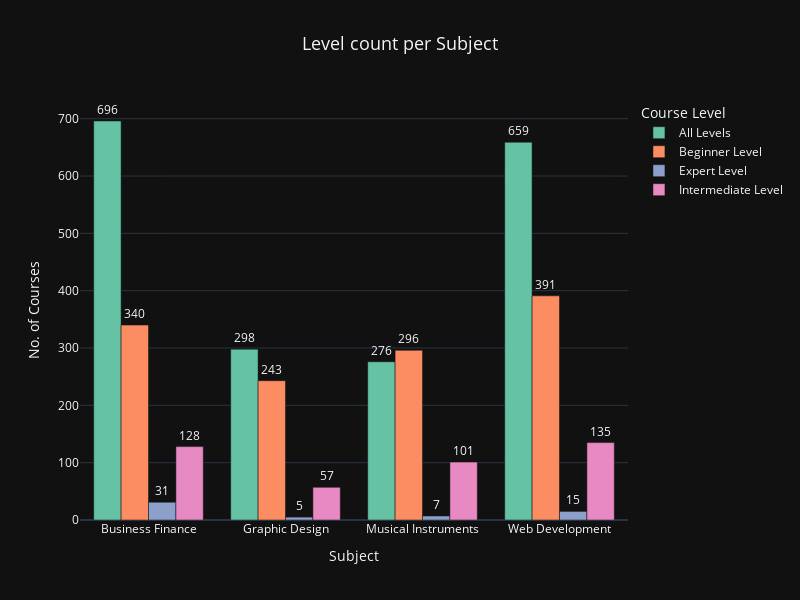

Write notebook code for a chart like this one.
### Markdown cell above
-  How many levels per Subject ?

### Code cell
level_counts = df.groupby(['subject','level']).size().reset_index(name = 'count')

fig = px.bar(
    level_counts,
    x = 'subject',
    y = 'count',
    color = 'level',
    text_auto = True,
    barmode = 'group',
    title = 'Level count per Subject',
    color_discrete_sequence = px.colors.qualitative.Set2
)

fig.update_traces (textposition = 'outside')


fig.update_layout(
    xaxis_title = 'Subject',
    yaxis_title = 'No. of Courses',
    legend_title = 'Course Level',
    title_x = 0.5,
    title_font_size = 18,
    template = 'plotly_dark' ,
    height = 600,
    width = 800)

fig.show()

### Figure 1 — Plotly figure (JSON) as saved in the notebook; plotly's stock layout.template omitted (floating-point values rounded to 4 significant figures)
{"data": [{"alignmentgroup": "True", "hovertemplate": "level=All Levels<br>subject=%{x}<br>count=%{y}<extra></extra>", "legendgroup": "All Levels", "marker": {"color": "rgb(102,194,165)", "pattern": {"shape": ""}}, "name": "All Levels", "offsetgroup": "All Levels", "orientation": "v", "showlegend": true, "textposition": "outside", "texttemplate": "%{y}", "type": "bar", "x": ["Business Finance", "Graphic Design", "Musical Instruments", "Web Development"], "xaxis": "x", "y": [696, 298, 276, 659], "yaxis": "y"}, {"alignmentgroup": "True", "hovertemplate": "level=Beginner Level<br>subject=%{x}<br>count=%{y}<extra></extra>", "legendgroup": "Beginner Level", "marker": {"color": "rgb(252,141,98)", "pattern": {"shape": ""}}, "name": "Beginner Level", "offsetgroup": "Beginner Level", "orientation": "v", "showlegend": true, "textposition": "outside", "texttemplate": "%{y}", "type": "bar", "x": ["Business Finance", "Graphic Design", "Musical Instruments", "Web Development"], "xaxis": "x", "y": [340, 243, 296, 391], "yaxis": "y"}, {"alignmentgroup": "True", "hovertemplate": "level=Expert Level<br>subject=%{x}<br>count=%{y}<extra></extra>", "legendgroup": "Expert Level", "marker": {"color": "rgb(141,160,203)", "pattern": {"shape": ""}}, "name": "Expert Level", "offsetgroup": "Expert Level", "orientation": "v", "showlegend": true, "textposition": "outside", "texttemplate": "%{y}", "type": "bar", "x": ["Business Finance", "Graphic Design", "Musical Instruments", "Web Development"], "xaxis": "x", "y": [31, 5, 7, 15], "yaxis": "y"}, {"alignmentgroup": "True", "hovertemplate": "level=Intermediate Level<br>subject=%{x}<br>count=%{y}<extra></extra>", "legendgroup": "Intermediate Level", "marker": {"color": "rgb(231,138,195)", "pattern": {"shape": ""}}, "name": "Intermediate Level", "offsetgroup": "Intermediate Level", "orientation": "v", "showlegend": true, "textposition": "outside", "texttemplate": "%{y}", "type": "bar", "x": ["Business Finance", "Graphic Design", "Musical Instruments", "Web Development"], "xaxis": "x", "y": [128, 57, 101, 135], "yaxis": "y"}], "layout": {"barmode": "group", "height": 600, "legend": {"title": {"text": "Course Level"}, "tracegroupgap": 0}, "title": {"font": {"size": 18}, "text": "Level count per Subject", "x": 0.5}, "width": 800, "xaxis": {"anchor": "y", "autorange": true, "domain": [0, 1], "range": [-0.5, 3.5], "title": {"text": "Subject"}, "type": "category"}, "yaxis": {"anchor": "x", "autorange": true, "domain": [0, 1], "range": [0, 732.6], "title": {"text": "No. of Courses"}, "type": "linear"}}}
